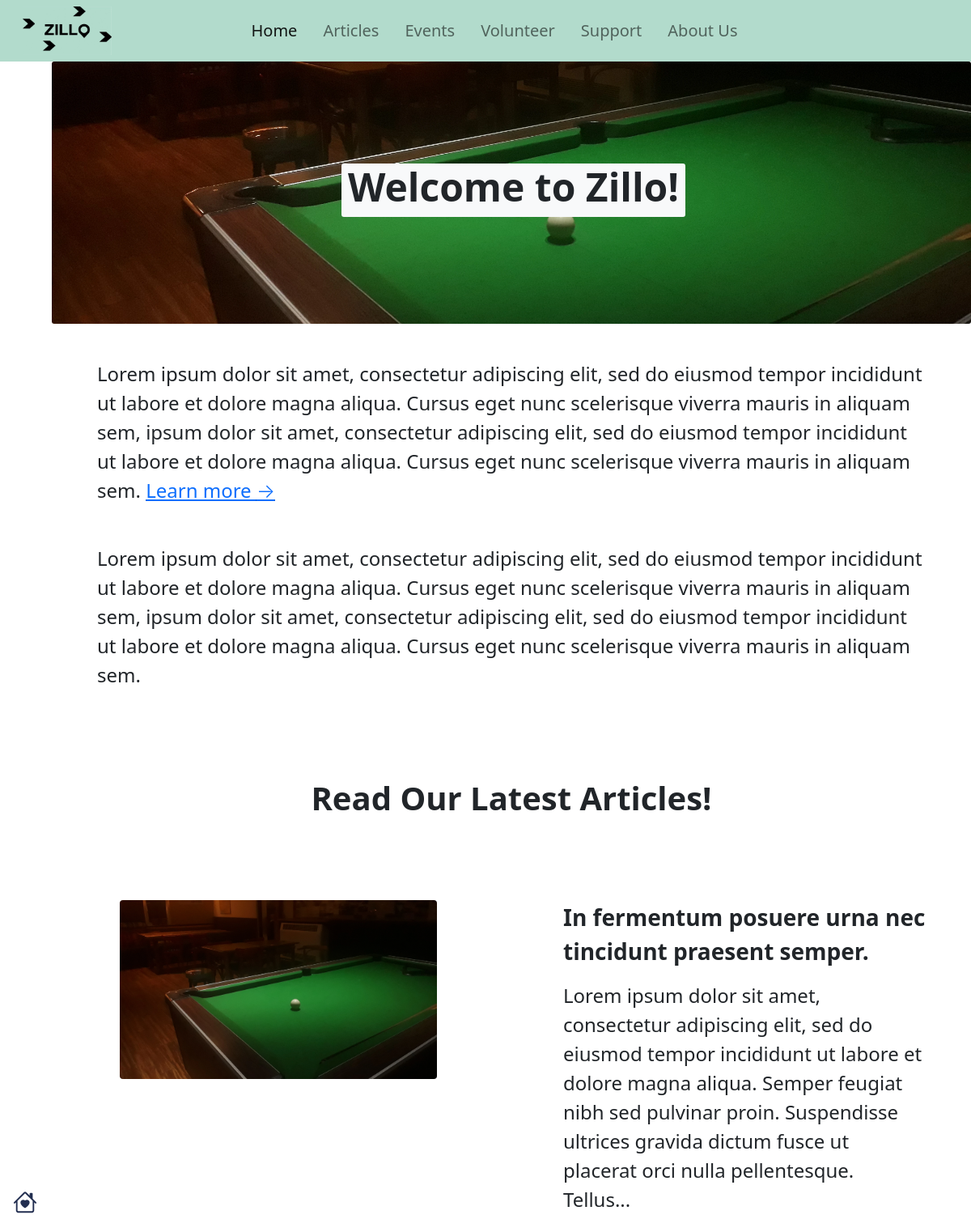
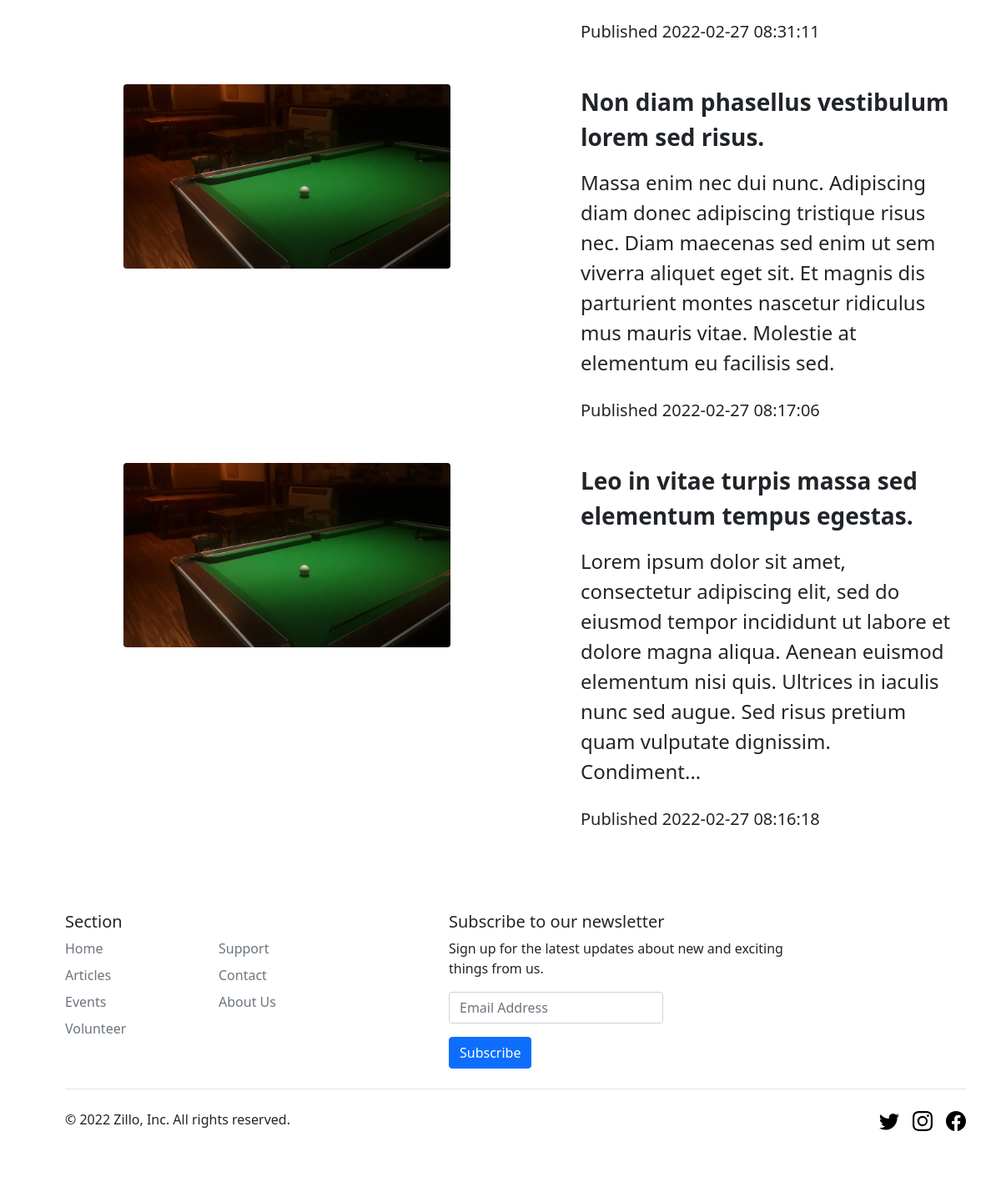
The page / on the database its author committed (2 pictures, top to bottom).
### website/models.py (models this page shows)
class Article(db.Model):
    id = db.Column(db.Integer, primary_key=True)
    date = db.Column(db.DateTime(timezone=True), default=func.now())
    title = db.Column(db.String(100), nullable=False)
    description = db.Column(db.String(256))
    content = db.Column(db.String(5000), nullable=False)
    youtube_embed_link = db.Column(db.String(200))
    writer_id = db.Column(db.Integer, db.ForeignKey('writer.id'))

### website/views.py (the view)
@views.route('/', methods=['GET', 'POST'])
def home():
    page_settings = {
        'cover_picture': True,
        'current_page': 1,
        'footer' : True,
        'sidebar_segments':1 #maximum 2
        }
    sidebar_links = [
        '#',
        '#'
    ]
    newsletterForm()
    dbarticles = Article.query.order_by(desc(Article.id)).limit(3).all()
    return render_template(
        './home.html',
        cover_picture=page_settings['cover_picture'],
        current_page_num=page_settings['current_page'],
        footer=page_settings['footer'],
        sidebar_links=sidebar_links,
        sidebar_segments=page_settings['sidebar_segments'],
        articles=dbarticles
        )

### website/templates/home.html (shortened to what this page needs)
{% extends "base.html" %}
{% block cover_text %}Welcome to Zillo!{% endblock %}
{% block content %}
    <div class="px-2 py-2" style="width:100%;">
        <div class="pb-5 mx-5 lead fs-4">
            Lorem ipsum dolor sit amet, consectetur adipiscing elit,
            sed do eiusmod tempor incididunt ut labore et dolore magna
            aliqua. Cursus eget nunc scelerisque viverra mauris in
            aliquam sem, ipsum dolor sit amet, consectetur adipiscing elit,
            sed do eiusmod tempor incididunt ut labore et dolore magna
            aliqua. Cursus eget nunc scelerisque viverra mauris in
            aliquam sem. <u><a href="#">Learn more <span>&#8594;</span> </a></u>
        </div>
        <div class="pb-5 mx-5 lead fs-4">
            Lorem ipsum dolor sit amet, consectetur adipiscing elit,
            sed do eiusmod tempor incididunt ut labore et dolore magna
            aliqua. Cursus eget nunc scelerisque viverra mauris in
            aliquam sem, ipsum dolor sit amet, consectetur adipiscing elit,
            sed do eiusmod tempor incididunt ut labore et dolore magna
            aliqua. Cursus eget nunc scelerisque viverra mauris in
            aliquam sem.
        </div>
    </div>
    <div class="my-5" style="width:100%;">
        <div class="mb-5 fs-1 fw-bold text-center">
            Read Our Latest Articles!
        </div>
        <br>
        <br>
        {% for article in articles %}
        <div class="row mb-5 g-3">
            <div class="col-lg text-center">
                <img src="\static\assets\article_covers\{{ article.id }}.webp" alt="Pooltable in dim lighting" class="mx-auto rounded" style="width:70%;"/>
            </div>
            <div class="col-lg">
                <div class="mx-auto" style="width:80%">
                    <div class="mb-3 fs-3 fw-bold" style="width:100%;">
                        {{ article.title }}
                    </div>
                    <div class="mb-4 lead fs-4">
                        {% if article.description != ''%}
                            {{ article.description }}
                        {% elif article.content | length > 250 %}
                            {{ article.content[0:249] + '...' }}
                        {% else %}
                            {{ article.content }}
                        {% endif %}
                    </div>
                    <div class="lead fs-5">
                        Published {{ article.date }}
                    </div>
                </div>
            </div>
        </div>
        {% endfor %}
    </div>
{% endblock %}

### website/templates/base.html (shortened to what this page needs)
<!DOCTYPE html>
<html>
  <head>
      <link href="https://cdn.jsdelivr.net/npm/bootstrap@5.1.3/dist/css/bootstrap.min.css"
      rel="stylesheet"
/>
      <link href="/static/css/variables.css" rel="stylesheet" type="text/css">
  </head>
  <body>
    {% for sidebar_segment in range(sidebar_segments) %}
      <div class="d-flex flex-column flex-shrink-0 top-{% if sidebar_segment == 1 %}50{% else %}0{% endif %}" style="position:fixed; width: 4rem; height: {% if sidebar_segments == 1 %}100{% else %}50{% endif %}%;">
        <ul class="nav nav-flush flex-column mb-auto text-center">
          <li class="nav-item">
            <a href="{{ sidebar_links[sidebar_segment] }}" class="nav-link position-absolute top-50 start-0 translate-middle-y" data-bs-placement="right">
            </a>
          </li>
        </ul>
      </div>
    {% endfor %}
    <nav class="navbar navbar-expand-lg navbar-light" style="background-color: var(--1-clr);">
      <div class="container-fluid">
        <div class="navbar-header">
          <a class="navbar-brand mx-3" href="/hidden/article-manager">
            <img src="/static/assets/ZilloLogo.webp" alt="Zillo logo" width="110" height="60">
          </a>
        </div>
        <div class="collapse navbar-collapse" id="navbarNavAltMarkup" style="margin-left:-7.5rem;">
          <div class="navbar-nav mx-auto">
            <a {% if current_page_num == 1 %}class="nav-link h5 m-2 active" aria-current="page"{% else %}class="nav-link h5 m-2"{% endif %} href="/">Home</a>
            <a {% if current_page_num == 2 %}class="nav-link h5 m-2 active" aria-current="page"{% else %}class="nav-link h5 m-2"{% endif %} href="/articles">Articles</a>
            <a {% if current_page_num == 3 %}class="nav-link h5 m-2 active" aria-current="page"{% else %}class="nav-link h5 m-2"{% endif %} href="/events/events-gridview">Events</a>
            <a {% if current_page_num == 4 %}class="nav-link h5 m-2 active" aria-current="page"{% else %}class="nav-link h5 m-2"{% endif %} href="/volunteer/volunteer-gridview">Volunteer</a>
            <a {% if current_page_num == 5 %}class="nav-link h5 m-2 active" aria-current="page"{% else %}class="nav-link h5 m-2"{% endif %} href="/support">Support</a>
            <a {% if current_page_num == 6 %}class="nav-link h5 m-2 active" aria-current="page"{% else %}class="nav-link h5 m-2"{% endif %} href="/aboutus">About Us</a>
          </div>
        </div>
      </div>
    </nav>
    {% if cover_picture %}
      <div class="position-relative" style="margin-left:4rem; background-color: black;">
        <div class="position-absolute top-0 start-0" style="width:100%;">
        </div>
        <div class="position-absolute start-50 px-2 bg-light" style="top:10.5vw; margin-left:-17.5vw; border-radius:3px">
          <h1 style="font-size:4vw;"><b>{% block cover_text %}{% endblock %}</b></h1>
        </div>
      </div>
    {% endif %}
    <div style="{% if sidebar_segments >= 1 %}margin-left:4rem;{% endif %} {% if cover_picture %}margin-top: 30vw;{% endif %}">
      {% block content %}
      {% endblock %}
    </div>
    {% if footer %}
      <div class="container ps-5">
        <footer class="py-5">
          <div class="row">
            <div class="col-2">
              <h5>Section</h5>
              <ul class="nav flex-column">
                <li class="nav-item mb-2"><a href="#" class="nav-link p-0 text-muted">Home</a></li>
                <li class="nav-item mb-2"><a href="#" class="nav-link p-0 text-muted">Articles</a></li>
                <li class="nav-item mb-2"><a href="#" class="nav-link p-0 text-muted">Events</a></li>
                <li class="nav-item mb-2"><a href="#" class="nav-link p-0 text-muted">Volunteer</a></li>
              </ul>
            </div>
            <div class="col-2">
              <ul class="nav flex-column pt-4">
                <li class="nav-item mb-2"><a href="#" class="nav-link p-0 text-muted">Support</a></li>
                <li class="nav-item mb-2"><a href="#" class="nav-link p-0 text-muted">Contact</a></li>
                <li class="nav-item mb-2"><a href="#" class="nav-link p-0 text-muted">About Us</a></li>
              </ul>
            </div>
            <div class="col-5 offset-1">
              <h5>Subscribe to our newsletter</h5>
              <p>Sign up for the latest updates about new and exciting things from us.</p>
              <div class="d-flex w-100 gap-2">
                <form method="POST">
                  <div class="input-group mb-3">
                    <input type="text" id="newsletter" name="newsletter" class="form-control" placeholder="Email Address" aria-label="Email Address">
                  </div>
                  <button type="submit" class="btn btn-primary">Subscribe</button>
                </form>
              </div>
            </div>
          </div>
          <div class="d-flex justify-content-between py-4 my-4 border-top">
            <p>&copy; 2022 Zillo, Inc. All rights reserved.</p>
            <ul class="list-unstyled d-flex">
              <li class="ms-3"><a class="link-dark" href="#"><svg class="bi" width="24" height="24"><use xlink:href="#twitter"/></svg></a></li>
              <li class="ms-3"><a class="link-dark" href="#"><svg class="bi" width="24" height="24"><use xlink:href="#instagram"/></svg></a></li>
              <li class="ms-3"><a class="link-dark" href="#"><svg class="bi" width="24" height="24"><use xlink:href="#facebook"/></svg></a></li>
            </ul>
          </div>
        </footer>
      </div>
    {% endif %}
  </body>
</html>

### website/static/css/variables.css (style rules this page uses)
:root { --1-clr: #b2dbcc; --2-clr: #222e50; --3-clr: #007991; --4-clr: #fec601; --5-clr: #ea7317; }

### rows shown on the page
Article: title "In fermentum posuere urna nec tincidunt praesent semper.", content "Lorem ipsum dolor sit amet, consectetur adipiscing elit, sed do eiusmod tempor incididunt ut labore et dolore magna aliqua. Semper feugiat nibh sed pulvinar proin. Suspendisse ultrices gravida dictum fusce ut placerat orci nulla pellentesque. Tellus...", date "2022-02-27 08:31:11"
Article: title "Non diam phasellus vestibulum lorem sed risus.", description "Massa enim nec dui nunc. Adipiscing diam donec adipiscing tristique risus nec. Diam maecenas sed enim ut sem viverra aliquet eget sit. Et magnis dis parturient montes nascetur ridiculus mus mauris vitae. Molestie at elementum eu facilisis sed.", date "2022-02-27 08:17:06"
Article: title "Leo in vitae turpis massa sed elementum tempus egestas.", content "Lorem ipsum dolor sit amet, consectetur adipiscing elit, sed do eiusmod tempor incididunt ut labore et dolore magna aliqua. Aenean euismod elementum nisi quis. Ultrices in iaculis nunc sed augue. Sed risus pretium quam vulputate dignissim. Condiment...", date "2022-02-27 08:16:18"
